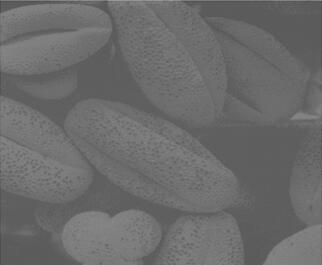
%> input picture 数字图像实验/实验三/work/t2.jpg, 322 x 265 px
$ octave Untitled5.m   (GNU Octave 9; MATLAB toolbox functions it lacks are replaced by stand-ins)
%> lines starting %> are read from the running program, lines starting %| are printed output that depends on the picture
F = imread('t2.jpg');
%> F is the input picture: size 265x322 uint8; min 72, max 157, mean 107.3
img = F;
a1 = 1/3;
a2 = 3;
a3 = a1;
b2 = -1/9;
b3 = 16/3;
[n, m] = size(F);
%> n = 265; m = 322
for i = 1 : n
    for j = 1 : m
        if(F(i,j)>=0 & F(i,j)<=round(3/8*255))
            F(i,j) = round(F(i,j) * a1);
        else if(F(i,j)<=round(5/8*255))
            F(i,j) = round(F(i,j) * a2 + b2);
            else
                F(i,j) = round(F(i,j) * a3 + b3);
            end
        end
    end
end
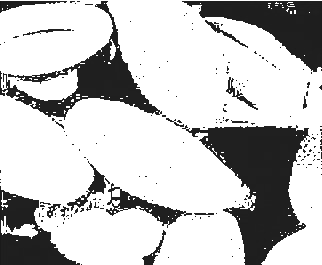
%> F: size 265x322 uint8; min 24, max 255, mean 195.6
subplot(2,2,1);imshow(img);
subplot(2,2,2);imshow(F);
subplot(2,2,3);imhist(img);
subplot(2,2,4);imhist(F);
%> after `imhist(F)`:
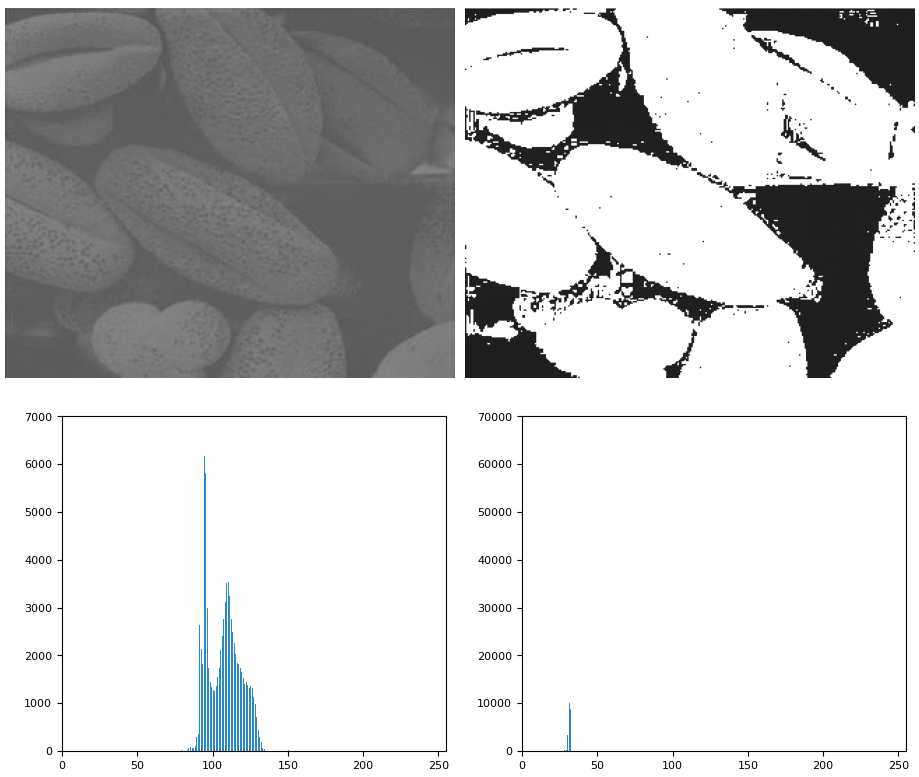
%> figure redrawn from the program's plot data, 4 panels

$ run again, with 数字图像实验/实验三/work/t1.jpg copied over 数字图像实验/实验三/work/t2.jpg
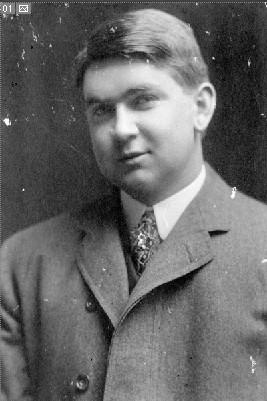
%> input picture 数字图像实验/实验三/work/t1.jpg, 267 x 401 px
%> F is the input picture: size 401x267 uint8; min 0, max 255, mean 103.1
%> after the loop `for i = 1 : n`:
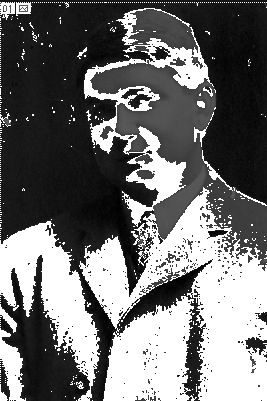
%> F: size 401x267 uint8; min 0, max 255, mean 111.7
%> `imhist(F)`:
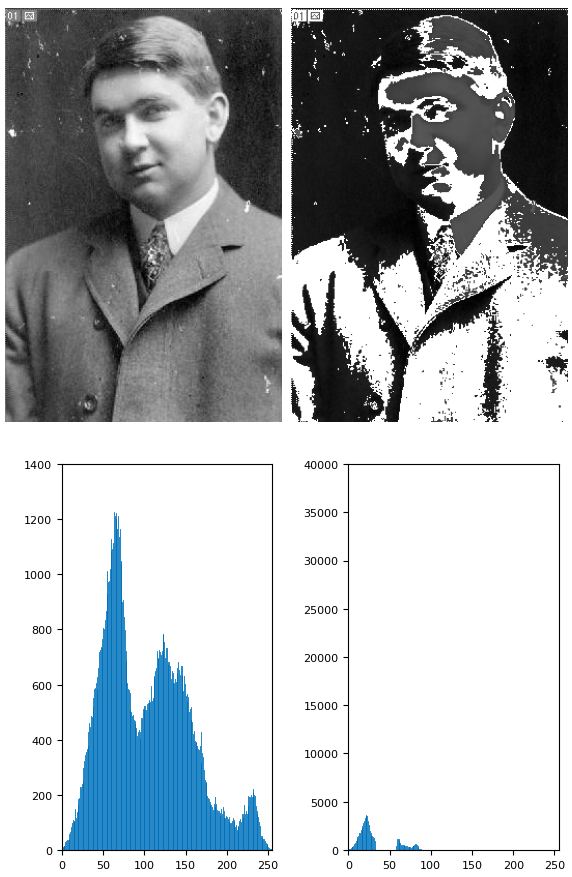
%> figure redrawn from the program's plot data, 4 panels

$ run again, with 数字图像实验/实验三/work/t3.jpg copied over 数字图像实验/实验三/work/t2.jpg
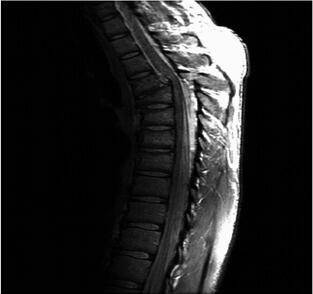
%> input picture 数字图像实验/实验三/work/t3.jpg, 313 x 294 px
%> F is the input picture: size 294x313 uint8; min 0, max 255, mean 34.2
%> after the loop `for i = 1 : n`:
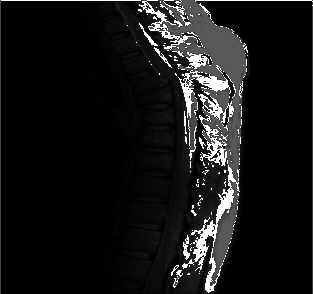
%> F: size 294x313 uint8; min 0, max 255, mean 22.6
%> `imhist(F)`:
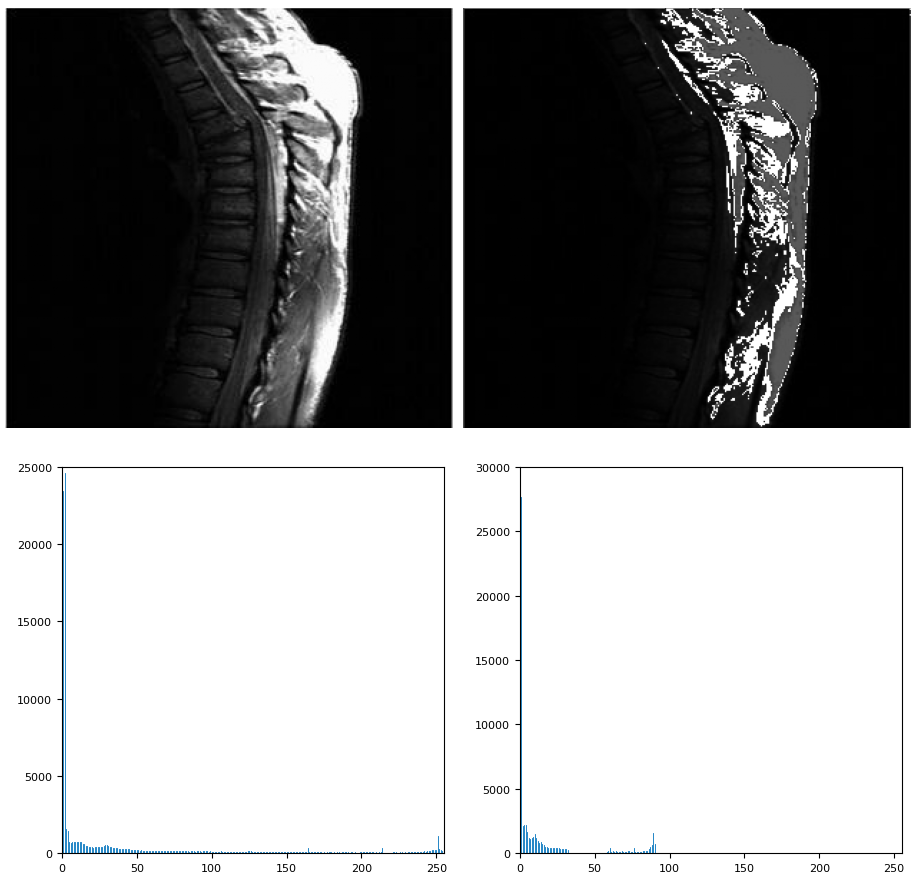
%> figure redrawn from the program's plot data, 4 panels
